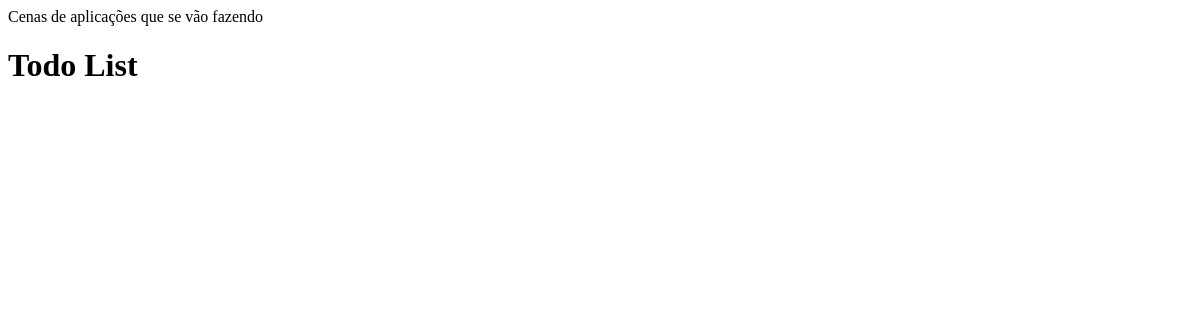
Page /todos/ on the earlier database version.
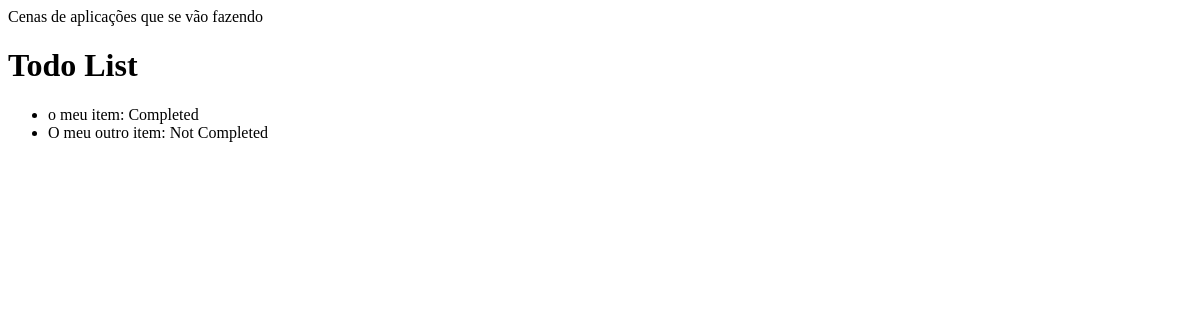
Same page on the later database version.
### myapp/models.py (models this page shows)
class TodoItem(models.Model):
  title = models.CharField(max_length=200)
  completed = models.BooleanField(default=False)

### myapp/views.py (the view)
# urls.py: path("todos/", views.todos, name="Todos")
def todos(request):
  items = TodoItem.objects.all()
  return render(request, "todos.html", {"todos": items})

### myapp/templates/todos.html
{% extends "base.html" %} {% block content %}
<h1>Todo List</h1>
<ul>
	{% for todo in todos %}
	<li>
		{{todo.title}}: {% if todo.completed %} Completed {% else %} Not Completed
		{% endif %}
	</li>
	{% endfor %}
</ul>
{% endblock content %}

### myapp/templates/base.html (shortened to what this page needs)
<!DOCTYPE html>
<html lang="en">
	<head>
	</head>
	<body>
		<div class="container">
			Cenas de aplicações que se vão fazendo {% block content %} {% endblock %}
		</div>
	</body>
</html>

Differences in the rows shown:
added TodoItem: title "o meu item", completed "Completed"
added TodoItem: title "O meu outro item", completed "Not Completed"
